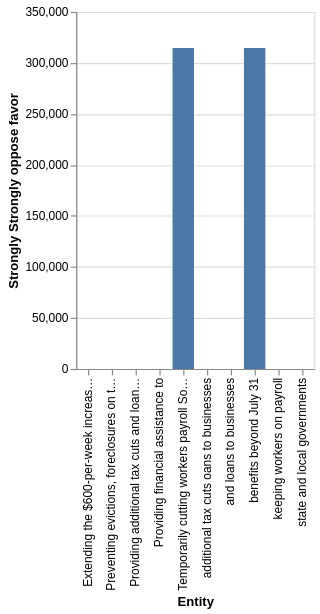

Here is the Vega-Lite specification saved for this chart:
### Vega-Lite specification from a JSON file in a GitHub repository (floating-point values rounded to 4 significant figures)
{"$schema": "https://vega.github.io/schema/vega-lite/v5.json", "description": "Bar chart auto-generated from CSV", "data": {"values": [{"Entity": "Temporarily cutting workers payroll Social Security and Medicare taxes", "Strongly Strongly oppose favor": "314620", "Somewhat oppose": "46", "Somewhat favor": "20", "Strongly favor": "26"}, {"Entity": "benefits beyond July 31", "Strongly Strongly oppose favor": "314620", "Somewhat oppose": "0", "Somewhat favor": "0", "Strongly favor": "0"}, {"Entity": "Extending the $600-per-week increase in unemployment", "Strongly Strongly oppose favor": "39", "Somewhat oppose": "20", "Somewhat favor": "19", "Strongly favor": "27"}, {"Entity": "state and local governments", "Strongly Strongly oppose favor": "23", "Somewhat oppose": "9", "Somewhat favor": "14", "Strongly favor": "39"}, {"Entity": "Providing financial assistance to", "Strongly Strongly oppose favor": "23", "Somewhat oppose": "9", "Somewhat favor": "14", "Strongly favor": "39"}, {"Entity": "keeping workers on payroll", "Strongly Strongly oppose favor": "0", "Somewhat oppose": "0", "Somewhat favor": "0", "Strongly favor": "0"}, {"Entity": "and loans to businesses", "Strongly Strongly oppose favor": "11", "Somewhat oppose": "8", "Somewhat favor": "42", "Strongly favor": "45"}, {"Entity": "additional tax cuts oans to businesses", "Strongly Strongly oppose favor": "11", "Somewhat oppose": "8", "Somewhat favor": "42", "Strongly favor": "45"}, {"Entity": "Providing additional tax cuts and loans to businesses", "Strongly Strongly oppose favor": "11", "Somewhat oppose": "8", "Somewhat favor": "42", "Strongly favor": "45"}, {"Entity": "Preventing evictions, foreclosures on those who have lost jobs or income", "Strongly Strongly oppose favor": "12", "Somewhat oppose": "12", "Somewhat favor": "12", "Strongly favor": "3"}]}, "mark": "bar", "encoding": {"x": {"field": "Entity", "type": "ordinal"}, "y": {"field": "Strongly Strongly oppose favor", "type": "quantitative"}}}
